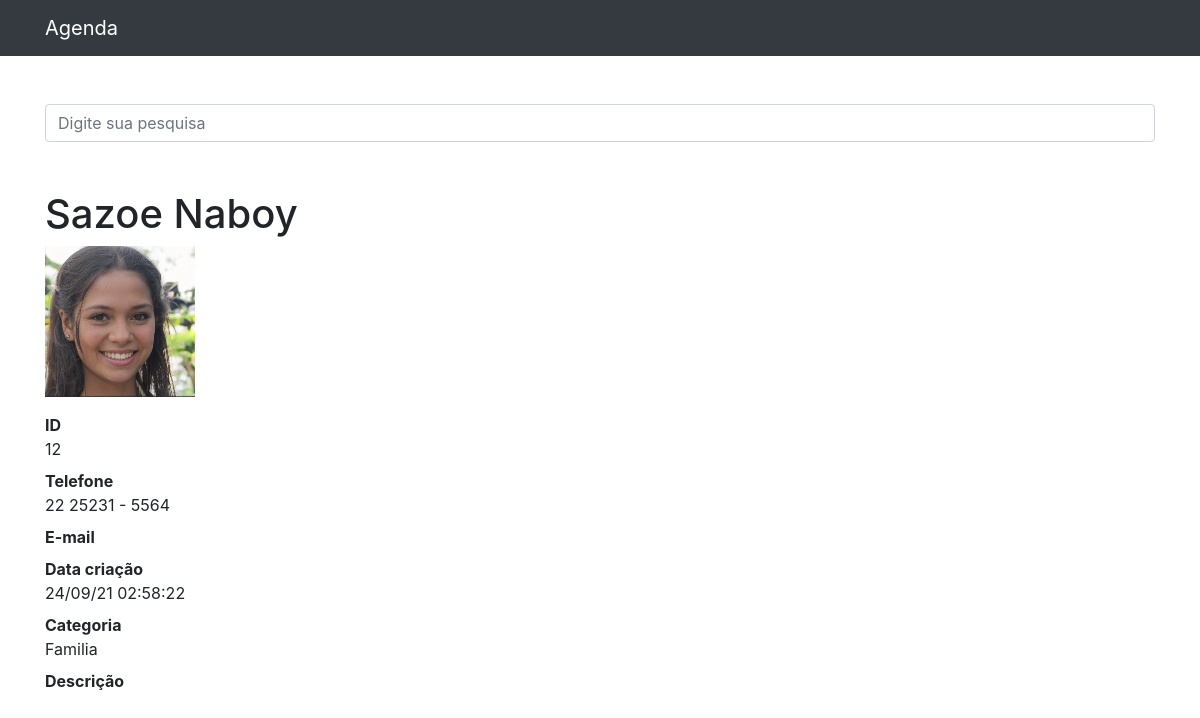
Page /12 on the committed database.
### contatos/models.py (models this page shows, shortened)
class Contato(models.Model):
    nome = models.CharField(max_length=50)
    sobrenome = models.CharField(max_length=50, blank=True)
    telefone = models.CharField(max_length=50)
    email = models.EmailField(max_length=254, blank=True)
    data_criacao = models.DateTimeField(default=timezone.now)
    descricao = models.TextField(blank=True)
    categoria = models.ForeignKey(Categoria, on_delete=models.DO_NOTHING)
    mostrar = models.BooleanField(default=True)
    foto = models.ImageField(blank=True, upload_to='fotos/%Y/%m/')

class Categoria(models.Model):
    nome = models.CharField(max_length=50)
    def __str__(self):
        return self.nome

### contatos/views.py (the view)
# urls.py: path('<int:contato_id>', views.ver_contato, name='ver_contato'),
def ver_contato(request, contato_id):
    contato = get_object_or_404(Contato, id=contato_id)
    if not contato.mostrar:
        raise Http404
    return render(request, "contatos/ver_contato.html", {"contato": contato})

### contatos/templates/contatos/ver_contato.html (shortened to what this page needs)
{% extends 'base.html' %}
{% block conteudo %}
<h1 class="mt-5">{{ contato.nome }} {{ contato.sobrenome }}</h1>
{% if contato.foto %}
<p>
    <img src= "{{ contato.foto.url }}" style="max-width: 150px; heigth: auto">
</p>
{% endif %}
<dl>
    <dt>ID</dt>
    <dd>{{ contato.id }}</dd>
    <dt>Telefone</dt>
    <dd>{{ contato.telefone }}</dd>
    <dt>E-mail</dt>
    <dt>Data criação</dt>
    <dd>{{ contato.data_criacao|date:'d/m/y H:i:s' }}</dd>
    <dt>Categoria</dt>
    <dd>{{ contato.categoria }}</dd>
    <dt>Descrição</dt>
</dl>
{% endblock conteudo %}

### rows in the picture
Contato: nome "Sazoe", sobrenome "Naboy", foto (picture), id "12", telefone "22 25231 - 5564", data_criacao "24/09/21 02:58:22", categoria "Familia"
